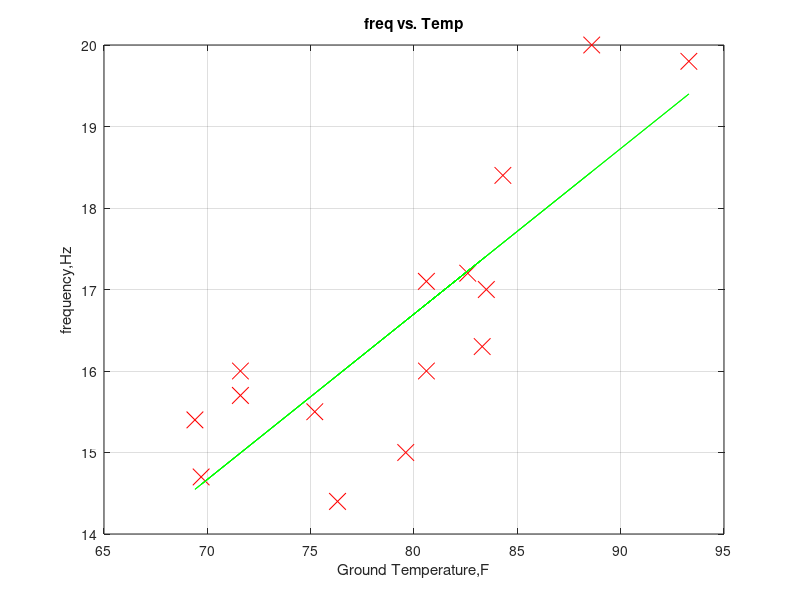

Here is the MATLAB script that generated this plot: (Note: this script raises an error after producing the figure.)
% question1
%% 1 load and plot the data, taken from class exercise 1
clear, clc,  close all
data=load('Xcricket.mat');
x=data.Xcricket(:,2);
y=data.Xcricket(:,1);
m=length(y); % number of training examples
% plot the data
figure(1)
plot(x,y,'rx','MarkerSize', 12);
xlabel('Ground Temperature,F'), ylabel('frequency,Hz')
title('freq vs. Temp'), grid, hold on % overlay data

%% 2 Analytical linear model
X=[ones(m,1) x]; %add x0
theta_analytical = (X'*X)^(-1)*X'*y;
fprintf('Theta found Analyticaly: ')
fprintf('%f %f \n', theta_analytical(1), theta_analytical(2));
figure(1), plot(x ,X*theta_analytical, '-g');
%slegend('Training data', 'Analytical linear model)')



%% 3 gradient descent (on-line/stochastic)
% initializations
num_iterations=2500;
alpha=5e-8;
theta=zeros(2,1);
% run gradient descent
[theta,J]=gradientDescent(X,y,theta, alpha,num_iterations, 0);
% print theta to screen
fprintf('Theta found by gradient descent: ')
fprintf('%f %f \n', theta(1), theta(2));
% plot the linear fit
figure(1), plot(X(:,2), X*theta, '-b')
legend('Training data', 'Analytical linear model)', 'Linear regression (gd)')
hold off;

%% 4 and 5 Predict frequency values for temperatures of 91,77 and 50 degrees
predict1=[1 91]*theta;
fprintf('For temperature = 91 degrees, we predict a freq of %f Hz \n', predict1);
predict2=[1 77]*theta;
fprintf('For temperature = 77 degrees, we predict a freq of %f Hz \n', predict2);
predict3=[1 50]*theta;
fprintf('For temperature = 50 degrees, we predict a freq of %f Hz \n', predict3);